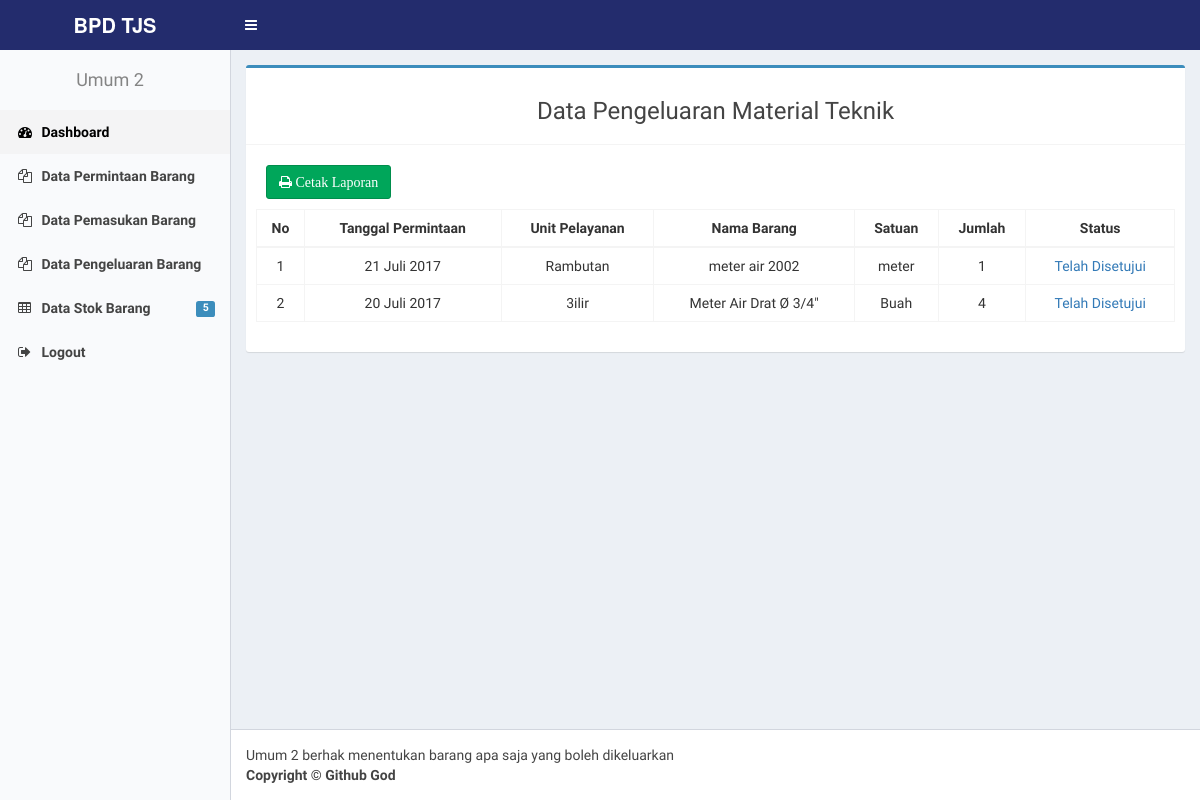
Page /asmen_gudang/index.php?p=disetujui on the committed database.
### tables this page shows
CREATE TABLE IF NOT EXISTS `permintaan` (
  `id_permintaan` int(100) NOT NULL AUTO_INCREMENT,
  `unit` varchar(20) NOT NULL,
  `kode_brg` varchar(5) NOT NULL,
  `id_jenis` int(11) NOT NULL,
  `jumlah` int(11) NOT NULL,
  `tgl_permintaan` date NOT NULL,
  `nama_tukang` varchar(20) NOT NULL,
  `status` int(11) NOT NULL,
  PRIMARY KEY (`id_permintaan`)
);

CREATE TABLE IF NOT EXISTS `stokbarang` (
  `kode_brg` varchar(5) NOT NULL,
  `id_jenis` int(2) NOT NULL,
  `nama_brg` varchar(30) NOT NULL,
  `satuan` varchar(50) DEFAULT NULL,
  `stok` int(11) NOT NULL,
  `keluar` int(11) DEFAULT '0',
  `sisa` int(11) NOT NULL,
  `tgl_masuk` date NOT NULL,
  `suplier` varchar(20) NOT NULL,
  PRIMARY KEY (`kode_brg`)
);

### fungsi/fungsi.php (called while the page is built)
<?php
	function tanggal_indo($tanggal) {
		$bulan = array(1=>'Januari',
						  'Februari',
						  'Maret',
						  'April',
						  'Mei',
						  'Juni',
						  'Juli',
						  'Agustus',
						  'September',
						  'Oktober',
						  'November',
						  'Desember'
				);
		$split = explode('-', $tanggal);
		$tanggal_indo = $split[2] . ' ' . $bulan[(int)$split[1]] . ' ' . $split[0];
		return $tanggal_indo;
	}
?>

### asmen_gudang/disetujui.php (the view, shortened to what this page needs)
<?php
	include "../fungsi/fungsi.php";
    $query = mysqli_query($koneksi, "SELECT permintaan.id_permintaan, permintaan.kode_brg, tgl_permintaan, unit, nama_brg, jumlah, satuan,  status FROM permintaan INNER JOIN stokbarang ON permintaan.kode_brg = stokbarang.kode_brg WHERE status=1 ORDER BY tgl_permintaan DESC ");
?>
<section class="content">
    <div class="row">
        <div class="col-sm-12">
             <div class="box box-primary">
                <div class="box-header with-border">
                    <h3 class="text-center">Data Pengeluaran Material Teknik</h3>
                </div>
                <div class="box-body">
				<a href="cetakbarang.php" target="_blank" style="margin:10px;" class="btn btn-success"><i class='fa fa-print'> Cetak Laporan</i></a>
                    <div class="table-responsive">
                        <table class="table table-bordered table-hover text-center" id="datapesanan">
                            <thead  >
                                <tr>
                                    <th>No</th>
									<th>Tanggal Permintaan</th>
                                    <th>Unit Pelayanan</th>
                                    <th>Nama Barang</th>
									<th>Satuan</th>
                                    <th>Jumlah</th>
                                    <th>Status</th>
                                </tr>
                            </thead>
                            <tbody>
                                <tr>
                                    <?php
                                        $no =1 ;
                                        if (mysqli_num_rows($query)) {
                                            while($row=mysqli_fetch_assoc($query)):
                                     ?>
                                        <td> <?= $no; ?> </td>
										<td> <?= tanggal_indo($row['tgl_permintaan']); ?> </td>
                                        <td> <?= $row['unit']; ?> </td>
                                        <td> <?= $row['nama_brg']; ?> </td>
										<td> <?= $row['satuan']; ?> </td>
                                        <td> <?= $row['jumlah']; ?> </td>
                                        <td > <?php
                                                if ($row['status'] == 0){
                                                    echo '<span class=text-warning>Belum Disetujui</span>';
                                                } elseif ($row['status'] == 1) {
                                                    echo '<span class=text-primary>Telah Disetujui</span>';
                                                } else {
                                                    echo '<span class=text-danger>Tidak Disetujui</span>';
                                                }
                                               ?>
                                         </td>
                            </tr>
                            <?php $no++; endwhile; }else {echo "<tr><td colspan=9>Belum ada permintaan disetujui</td></tr>" . mysqli_error($koneksi);} ?>
                            </tbody>
                        </table>
                    </div>
                </div>
            </div>
        </div>
    </div>
</section>

### rows in the picture
permintaan: tgl_permintaan "21 Juli 2017", unit "Rambutan", kode_brg.nama_brg "meter air 2002", kode_brg.satuan "meter", jumlah "1", status "Telah Disetujui"
permintaan: tgl_permintaan "20 Juli 2017", unit "3ilir", kode_brg.nama_brg "Meter Air Drat Ø 3/4\"", kode_brg.satuan "Buah", jumlah "4", status "Telah Disetujui"

### other values in the picture
$data['jumlah'] "5"
